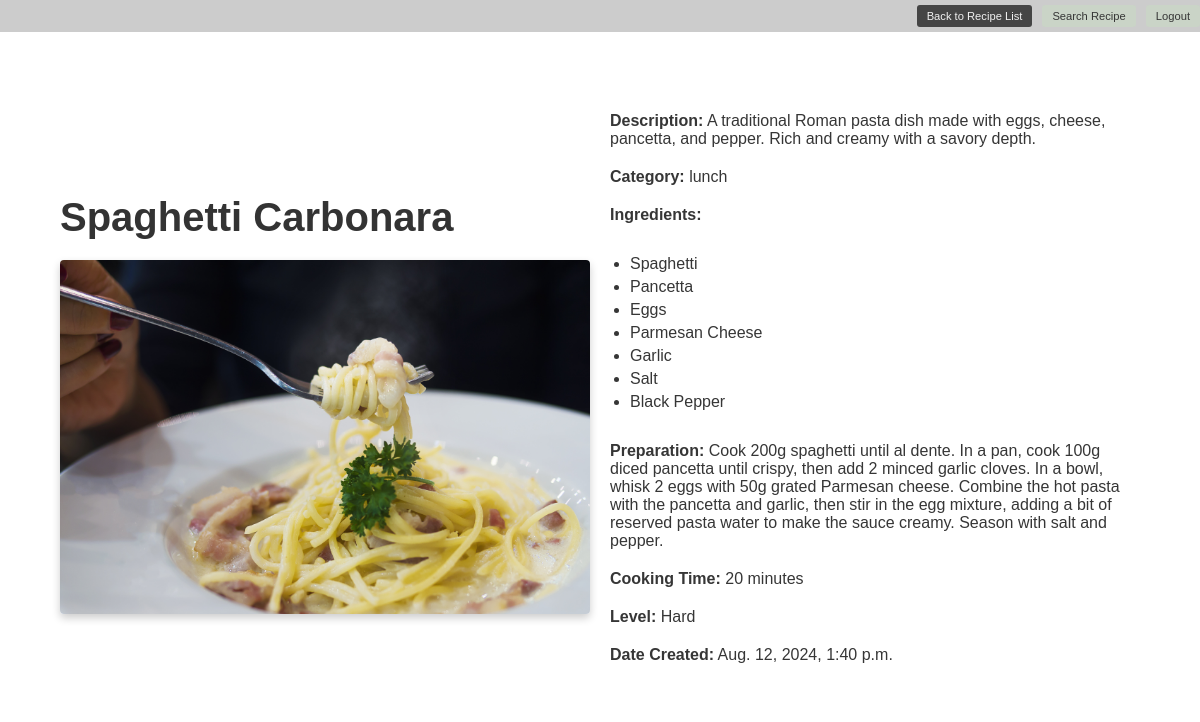
Page /recipes/1/ (signed in) on the committed database.
### recipes/models.py (models this page shows, shortened)
class Recipe(models.Model):
    CATEGORY_CHOICES = [
        ('breakfast', 'Breakfast'),
        ('lunch', 'Lunch'),
        ('dinner', 'Dinner'),
        ('dessert', 'Dessert'),
    ]
    title = models.CharField(max_length=100)
    description = models.TextField()
    category = models.CharField(max_length=20, choices=CATEGORY_CHOICES, default='breakfast')
    ingredients = models.ManyToManyField(Ingredient)
    preparation = models.TextField(blank=True, null=True)
    cooking_time = models.IntegerField(help_text="in minutes")
    pic = models.ImageField(upload_to='recipes', default='no_picture.jpg')
    created_at = models.DateTimeField(default=timezone.now)
    def calculate_difficulty(self):
        ingredient_count = self.ingredients.count()
        if self.cooking_time < 10 and ingredient_count < 4:
            return "Easy"
        elif self.cooking_time < 10 and ingredient_count >= 4:
            return "Medium"
        elif self.cooking_time >= 10 and ingredient_count < 4:
            return "Intermediate"
        else:
            return "Hard"

### ingredients/models.py (models this page shows, shortened)
class Ingredient(models.Model):
    name = models.CharField(max_length=100, unique=True)

### recipes/views.py (the view)
# urls.py: path('recipes/<int:pk>/', RecipeDetailView.as_view(), name='detail'),  # Detail view for a single recipe
class RecipeDetailView(LoginRequiredMixin, DetailView):
    model = Recipe
    template_name = 'recipes/detail.html'
    context_object_name = 'recipe'

### recipes/templates/recipes/detail.html (shortened to what this page needs)
{% load static %}
<!DOCTYPE html>
<html lang="en">
  <head>
  </head>
  <body>
    <div class="navbar">
      <a href="{% url 'recipes:list' %}" class="back-button"
        >Back to Recipe List</a
      >
      <a href="{% url 'search' %}" class="button">Search Recipe</a>
      <a href="{% url 'logout' %}" class="button">Logout</a>
    </div>
    <div class="detail-container">
      <div class="image-container">
        <h2>{{ object.title }}</h2>
        <img src="{{ object.pic.url }}" alt="{{ object.title }}" />
      </div>
      <div class="info-container">
        <p><strong>Description:</strong> {{ object.description }}</p>
        <p><strong>Category:</strong> {{ object.category }}</p>
        <p><strong>Ingredients:</strong></p>
        <ul>
          {% for ingredient in object.ingredients.all %}
          <li>{{ ingredient.name }}</li>
          {% endfor %}
        </ul>
        <p><strong>Preparation:</strong> {{ object.preparation }}</p>
        <p><strong>Cooking Time:</strong> {{ object.cooking_time }} minutes</p>
        <p><strong>Level:</strong> {{ object.calculate_difficulty }}</p>
        <p><strong>Date Created:</strong> {{ object.created_at }}</p>
      </div>
    </div>
  </body>
</html>

### rows in the picture
Recipe: title "Spaghetti Carbonara", pic (picture), description "A traditional Roman pasta dish made with eggs, cheese, pancetta, and pepper. Rich and creamy with a savory depth.", category "lunch", preparation "Cook 200g spaghetti until al dente. In a pan, cook 100g diced pancetta until crispy, then add 2 minced garlic cloves. In a bowl, whisk 2 eggs with 50g grated Parmesan cheese. Combine the hot pasta with the pancetta and garlic, then stir in the egg mixture, adding a bit of reserved pasta water to make the sauce creamy. Season with salt and pepper.", cooking_time "20", calculate_difficulty "Hard", created_at "Aug. 12, 2024, 1:40 p.m."
Ingredient: name "Spaghetti"
Ingredient: name "Pancetta"
Ingredient: name "Eggs"
Ingredient: name "Parmesan Cheese"
Ingredient: name "Garlic"
Ingredient: name "Salt"
Ingredient: name "Black Pepper"
